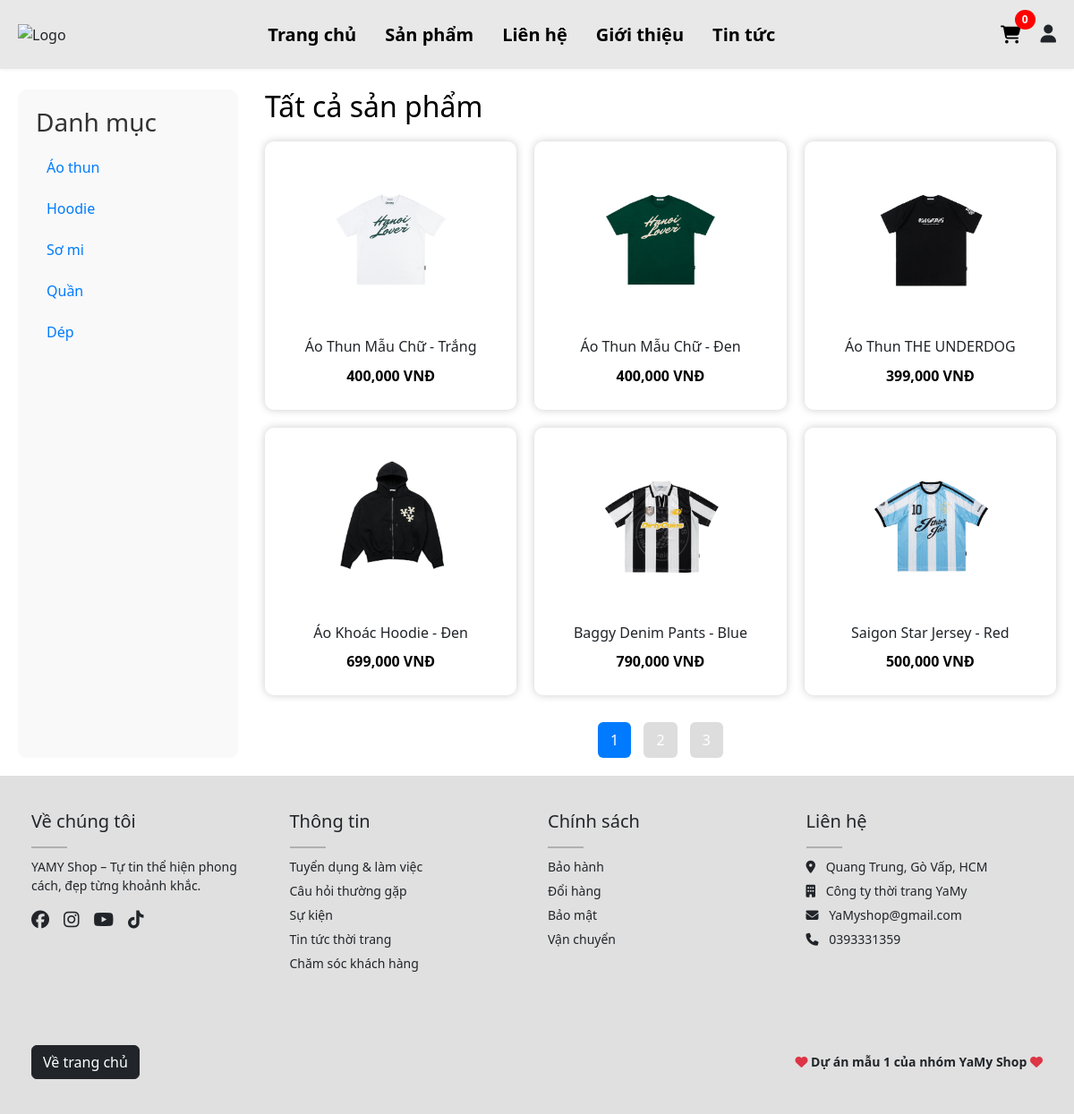
/view/client/products.php, run on the app's committed database.
### tables this page shows
CREATE TABLE `categories` (
  `id` int NOT NULL,
  `name` varchar(100) NOT NULL
);

CREATE TABLE `products` (
  `id` int NOT NULL,
  `name` varchar(255) NOT NULL,
  `description` text NOT NULL,
  `price` decimal(10,2) NOT NULL,
  `is_featured` tinyint(1) NOT NULL DEFAULT '0',
  `is_hot_sale` tinyint(1) NOT NULL DEFAULT '0',
  `created_at` timestamp NOT NULL DEFAULT CURRENT_TIMESTAMP,
  `image` varchar(255) NOT NULL,
  `gallery` text,
  `category_id` int DEFAULT NULL
);

### config/db.php (called while the page is built, shortened)
<?php
class Database {
    private $host = "localhost";
    private $user = "root";
    private $pass = "";
    private $dbname = "streetsoul_store999";
    public function __construct() {
        $this->conn = new mysqli($this->host, $this->user, $this->pass, $this->dbname);
    }
}
?>

### model/category.model.php (called while the page is built, shortened)
<?php
include_once __DIR__ . "/../config/db.php";
class Category {
    private $conn;
    public function __construct() {
        $db = new Database();
        $this->conn = $db->conn;
    }
    public function getAllCategories() {
        $query = "SELECT * FROM categories";
        $stmt = $this->conn->prepare($query);
        $stmt->execute();
        $result = $stmt->get_result();
        $categories = [];
        while ($row = $result->fetch_assoc()) {
            $categories[] = $row;
        }
        return $categories;
    }
}
?>

### model/product.model.php (called while the page is built, shortened)
<?php
include_once __DIR__ . "/../config/db.php";
class Product {
    private $conn;
    public function __construct() {
        $db = new Database();
        $this->conn = $db->conn;
    }
    public function countAllProducts() {
        $query = "SELECT COUNT(*) as total FROM products";
        $stmt = $this->conn->prepare($query);
        $stmt->execute();
        $result = $stmt->get_result();
        $data = $result->fetch_assoc();
return $data['total'] ?? 0;
    }
    public function getAllProductsPaginated($limit, $offset) {
        $query = "SELECT * FROM products LIMIT ? OFFSET ?";
        $stmt = $this->conn->prepare($query);
        $stmt->bind_param("ii", $limit, $offset);
        $stmt->execute();
        $result = $stmt->get_result();
        $products = [];
        while ($row = $result->fetch_assoc()) {
            $products[] = $row;
        }
        return $products;
    }
}
?>

### view/client/products.php (the view, shortened to what this page needs)
<?php
include_once __DIR__ . "/../../config/db.php";
include_once __DIR__ . "/../../model/product.model.php";
include_once __DIR__ . "/../../model/category.model.php";
include_once __DIR__ . "/../layout/header.php";
$productModel = new Product();
$categoryModel = new Category();
$categoryId = isset($_GET['category_id']) ? intval($_GET['category_id']) : null;
$page = isset($_GET['page']) ? max(1, intval($_GET['page'])) : 1;
$limit = 6;
$offset = ($page - 1) * $limit;
if ($categoryId) {
    $totalProducts = $productModel->countProductsByCategory($categoryId);
    $allProducts = $productModel->getProductsByCategoryPaginated($categoryId, $limit, $offset);
    $categoryName = $categoryModel->getCategoryNameById($categoryId);
} else {
    $totalProducts = $productModel->countAllProducts();
    $allProducts = $productModel->getAllProductsPaginated($limit, $offset);
    $categoryName = null;
}
$totalPages = ceil($totalProducts / $limit);
$allCategories = $categoryModel->getAllCategories();
?>
<div class="container" style="display: flex; gap: 30px; flex-wrap: wrap; padding: 20px;">
    <aside class="category-wrapper" style="flex: 1 1 20%; padding: 20px; background-color: #f9f9f9; border-radius: 10px;">
        <h3 style="margin-bottom: 15px; color: #333;">Danh mục</h3>
        <ul class="category-list" style="list-style: none; padding-left: 0; font-size: 16px; margin: 0;">
            <?php if (!empty($allCategories)): ?>
                <?php foreach ($allCategories as $category): ?>
                    <li style="margin-bottom: 10px;">
                        <a href="?category_id=<?php echo $category['id']; ?>"
                           style="text-decoration: none; color: #007BFF; font-weight: 500;">
                            <?php echo htmlspecialchars($category['name']); ?>
                        </a>
                    </li>
                <?php endforeach; ?>
            <?php else: ?>
                <li>Không có danh mục</li>
            <?php endif; ?>
        </ul>
    </aside>
    <section style="flex: 1 1 75%;">
        <h2 style="margin-bottom: 20px;">
            <?php echo $categoryName ? "Sản phẩm thuộc danh mục: <em>$categoryName</em>" : "Tất cả sản phẩm"; ?>
        </h2>
    <div class="product-list" style="display: flex; flex-wrap: wrap; gap: 20px;">
<?php if (!empty($allProducts)): ?>
        <?php foreach ($allProducts as $product): ?>
            <div class="product" style="flex: 1 1 calc(33.333% - 20px); box-shadow: 0 0 10px #ccc; border-radius: 10px; padding: 10px;">
                <a href="productDetail.php?id=<?php echo $product['id']; ?>" style="text-decoration: none; color: inherit;">
                    <img src="/streetsoul_store1/public/images/<?php echo $product['image']; ?>"
                         alt="<?php echo htmlspecialchars($product['name']); ?>"
                         style="width: 100%; height: 200px; object-fit: contain; border-radius: 8px;">
                    <h3 style="font-size: 16px; margin: 10px 0;"><?php echo htmlspecialchars($product['name']); ?></h3>
                    <p class="price" style="color:rgb(0, 0, 0); font-weight: bold;"><?php echo number_format($product['price']); ?> VNĐ</p>
                </a>
            </div>
        <?php endforeach; ?>
    <?php else: ?>
        <p>Không có sản phẩm nào trong danh mục này.</p>
    <?php endif; ?>
</div>
        <div style="width: 100%; text-align: center; margin-top: 30px;">
            <?php for ($i = 1; $i <= min($totalPages, 3); $i++): ?>
                <a href="?<?php echo $categoryId ? "category_id=$categoryId&" : ""; ?>page=<?php echo $i; ?>"
                   style="display: inline-block; margin: 0 5px; padding: 8px 14px; background: <?php echo $i == $page ? '#007BFF' : '#ddd'; ?>;
                          color: #fff; text-decoration: none; border-radius: 6px;">
                    <?php echo $i; ?>
                </a>
            <?php endfor; ?>
        </div>
    </section>
</div>
<?php include_once __DIR__ . "/../layout/footer.php"; ?>

### public/style.css (style rules this page uses)
* { box-sizing: border-box; margin: 0; padding: 0; }
html, body { min-height: 100vh; display: flex; flex-direction: column; }
a { text-decoration: none; color: inherit; }
.container { max-width: 1200px; margin: 0 auto; padding: 20px; }
.container h2 { color: rgb(0, 0, 0); }
body { padding-top: 80px; }
.product-list { display: flex; flex-wrap: wrap; justify-content: center; gap: 20px; }
.product { width: 250px; background: #fff; padding: 10px; border-radius: 8px; text-align: center; box-shadow: 0 4px 8px rgba(0,0,0,0.1); transition: all 0.3s ease; }
.product img { width: 100%; border-radius: 8px; }
.product h3 { font-size: 18px; margin: 8px 0; }
.price { font-weight: bold; color: #7f7d7d; }

### view/layout/header.php (style rules this page uses)
body, button, input, select, textarea { font-family: 'Segoe UI', Tahoma, Geneva, Verdana, sans-serif !important; }

### view/client/products.php (style rules this page uses)
.category-wrapper { position: relative; }
.category-list li a { display: block; padding: 6px 12px; border-radius: 6px; transition: background-color 0.3s ease, color 0.3s ease; }

### data on the page
categories: name "Áo thun"
categories: name "Hoodie"
categories: name "Sơ mi"
categories: name "Quần"
categories: name "Dép"
products: image (picture), name "Áo Thun Mẫu Chữ - Trắng", price "400,000"
products: shows a picture, name "Áo Thun Mẫu Chữ - Đen", price "400,000"
products: image (picture), name "Áo Thun THE UNDERDOG", price "399,000"
products: image (picture), name "Áo Khoác Hoodie - Đen", price "699,000"
products: image (picture), name "Baggy Denim Pants - Blue", price "790,000"
products: image (picture), name "Saigon Star Jersey - Red", price "500,000"

### other printed values
$totalCartItems "0"
